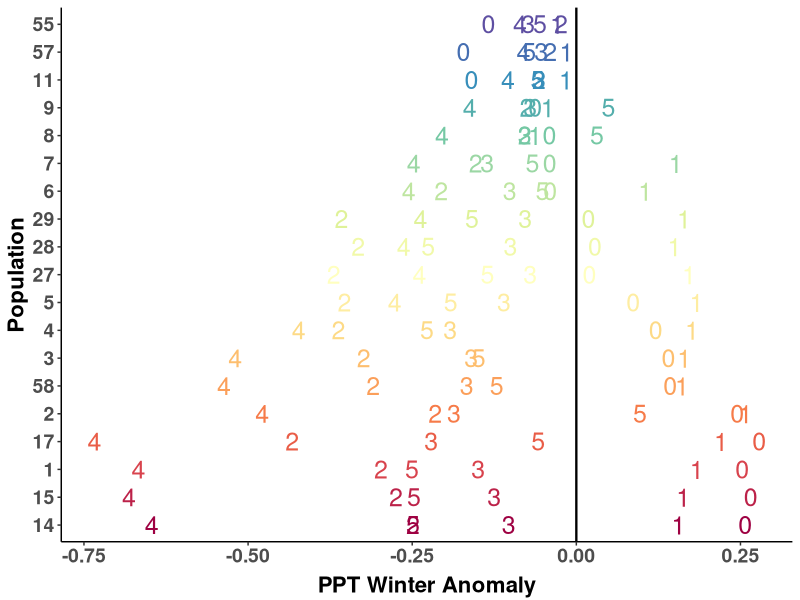
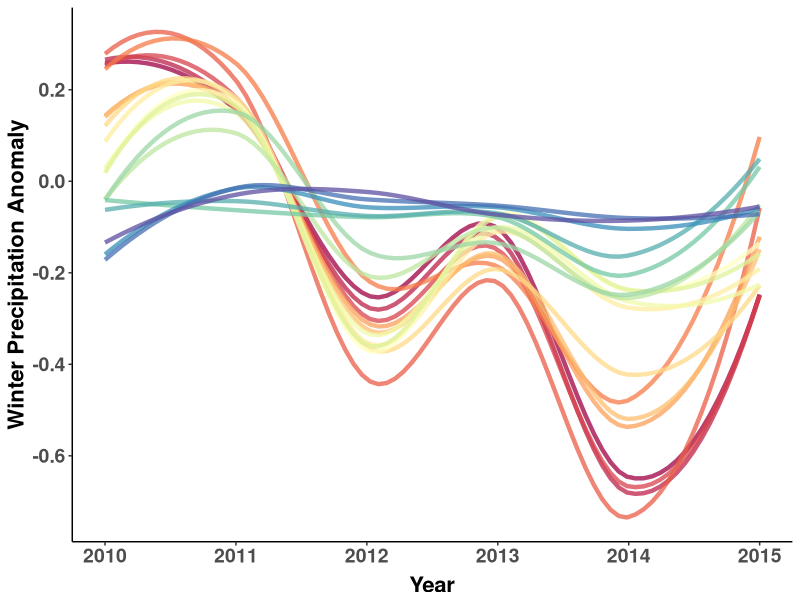
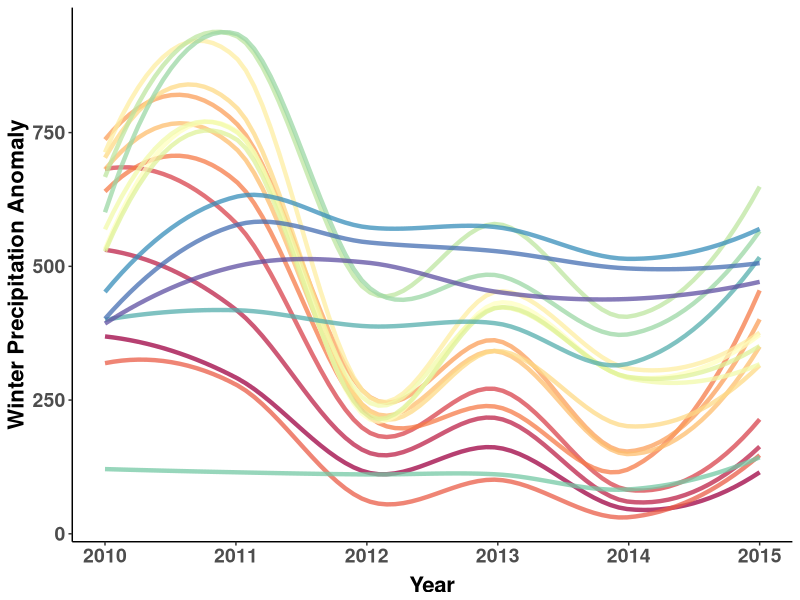
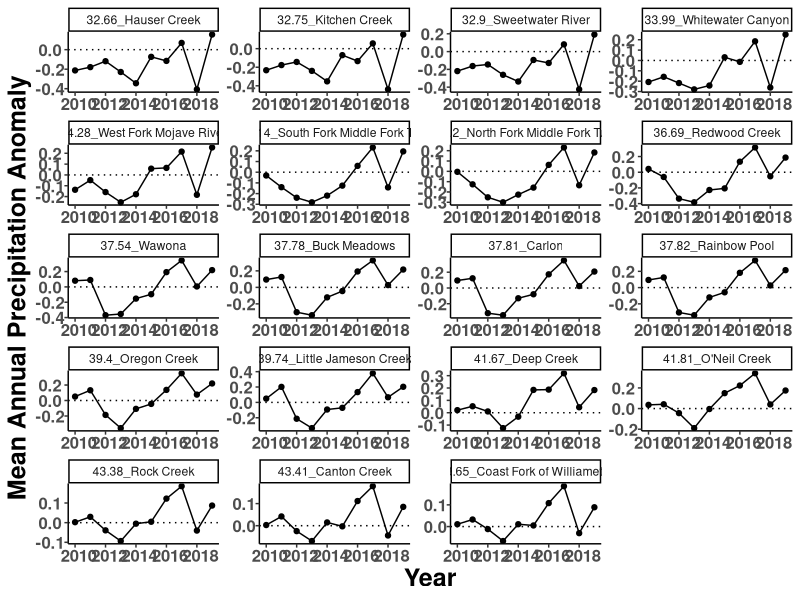
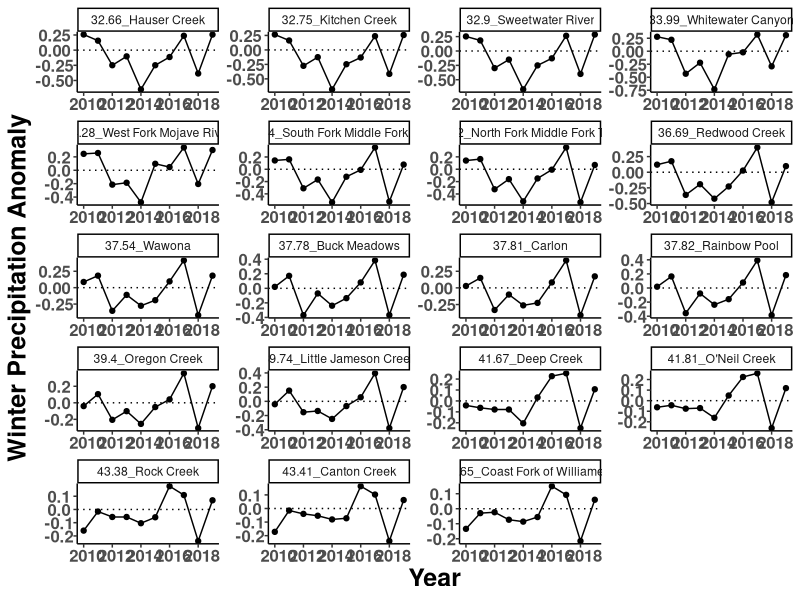
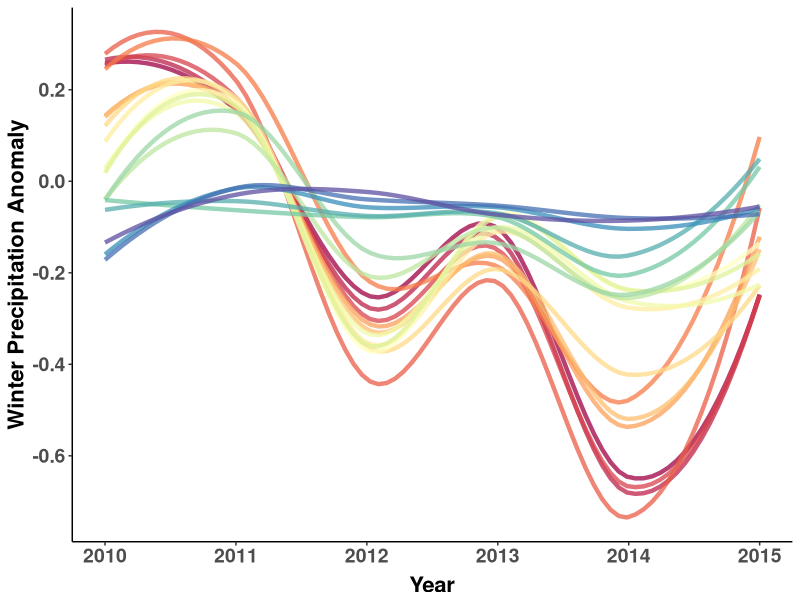
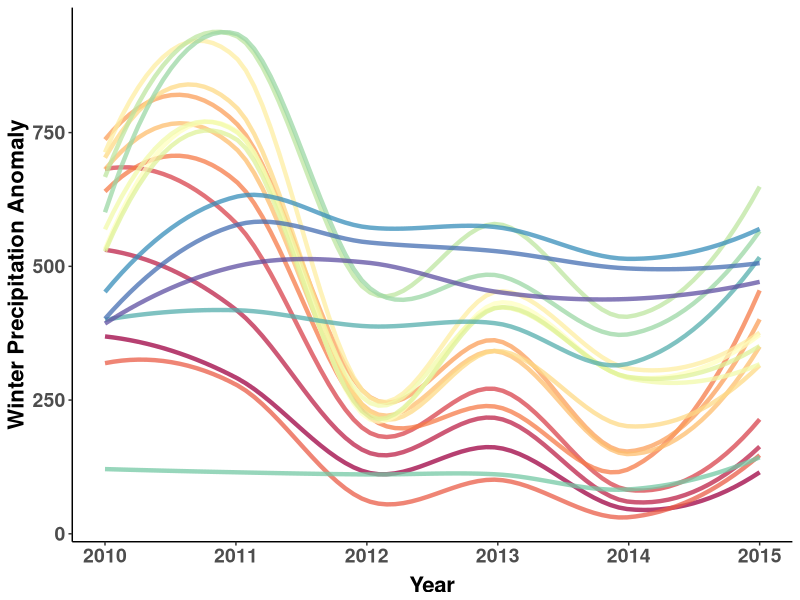
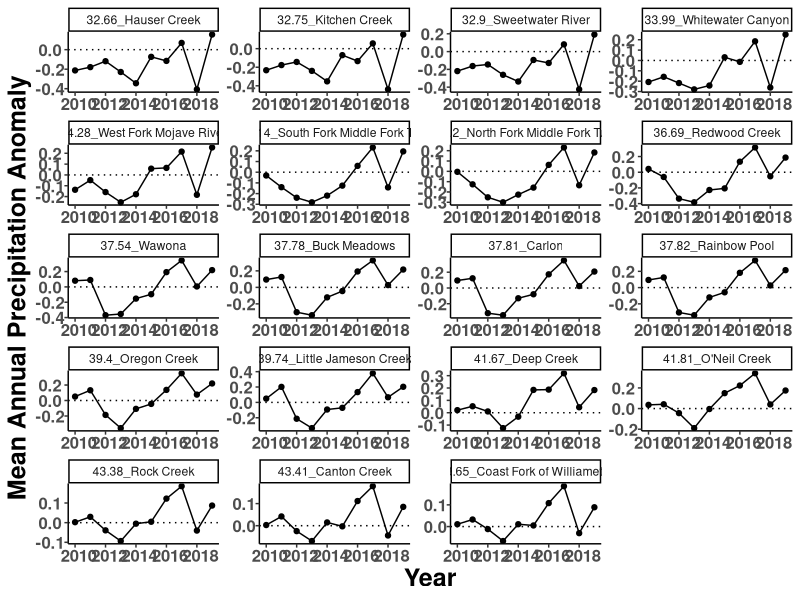

R code for these plots, in order:
##################################################################################
## Daniel Anstett
## Some timeseries of weather and weather anomaly for each demography site
## 
## Last Modified January 22, 2020
###################################################################################
theme_ci <- function(){ 
  theme_classic() %+replace%    #replace elements we want to change
    theme(axis.text.x = element_text(size = 12, face = "bold", angle = 0,hjust = 0.4, vjust = 0.7), 
          axis.title = element_text(size = 18, face = "bold"), 
          axis.text.y = element_text(size = 12, face = "bold"))
          #strip.background = element_blank(),strip.text.x = element_text(size = 16, face = "bold"))
}
###################################################################################
#Load Libraries
library(tidyverse)
library(RColorBrewer)


#*******************************************************************************
### 1. Read in climate data
#*******************************************************************************

#Import weather data
wna2 <- read_csv("data/climate_data/demo_weather_wateryear.csv")  %>% filter(Paper_ID!=12)
wna2 <- wna2 %>% #Selects MAT, MAP, CMD,
  select(Site,Paper_ID,Latitude,Longitude,Year,MAT.weath=MAT,MAP.weath=MAP,CMD.weath=CMD) %>%  
  mutate(log.MAP.weath = log10(MAP.weath)) #Take log of MAP
#separate(ID_Year1, into = c("Site", "Year"), sep = "_") #makes site/year variable
wna2$Site <- as.factor(wna2$Site) ; wna2$Year <- as.numeric(wna2$Year) #define variables

#Import weather anomaly data
anom <- read_csv("data/climate_data/climate_anomaly_yearly.csv") %>% filter(Paper_ID!=12)

#Make Lat.Site Variable
wna2.site <- wna2 
wna2.site$Latitude <- round(wna2.site$Latitude ,digit=2) 
wna2.site <- wna2.site %>% unite(col=Lat.Site,c("Latitude","Site"),sep="_") %>% select(Lat.Site)
wna2 <- cbind(wna2,wna2.site)

anom.site <- anom 
anom.site$Latitude <- round(anom.site$Latitude ,digit=2) 
anom.site <- anom.site %>% unite(col=Lat.Site,c("Latitude","Site"),sep="_") %>% select(Lat.Site)
anom <- cbind(anom,anom.site)


#Import weather anomaly data
seasonal <- read_csv("data/climate_data/climate_seasonal.csv") %>% filter(Paper_ID!=12)

seasonal.site <- seasonal 
seasonal.site$Latitude <- round(seasonal.site$Latitude ,digit=2) 
seasonal.site <- seasonal.site %>% unite(col=Lat.Site,c("Latitude","Site"),sep="_") %>% select(Lat.Site)
seasonal <- cbind(seasonal,seasonal.site)




#*******************************************************************************
### 2. Visualize drought anomaly
#*******************************************************************************

#Make populations appear in latitudinal order, filter year range
anom_year<-anom %>% mutate(Site.Lat=paste(Latitude,Paper_ID,sep="_")) %>% filter(Year<2016)
anom_year$Paper_ID<-as.factor(anom_year$Paper_ID) 
anom_year$Paper_ID<-factor(anom_year$Paper_ID,levels=c("55","57","11","9","8","7","6","29","28","27",
                                                       "5","4","3","58","2","17","1","15","14"))
#
Site.label<-c("43.6517_55"="55",
              "43.4137_57"="57",
              "43.37876_11"="11",
              "41.80979_9"="9",
              "41.66546_8"="8",
              "39.74298_7"="7",
              "39.39704_6"="6",
              "37.81878_29"="29",
              "37.81006_28"="28",
              "37.77722_27"="27",
              "37.53822_5"="5",
              "36.68952_4"="4",
              "36.20081_3"="3",
              "36.13756_58"="58",
              "34.28425_2"="2",
              "33.99329_17"="17",
              "32.89913_1"="1",
              "32.75206_15"="15",
              "32.65822_14"="14")


# N-S color gradient
lat_cols=colorRampPalette(brewer.pal(11,"Spectral"))
n.sites <- length(unique(anom_year$Paper_ID))
color.list <- lat_cols(n.sites)

anom_year$Paper_ID <- as.character(anom_year$Paper_ID)
#Use ggplot to generate plot with all required formating
ppt_wt_lat<-ggplot(anom_year, aes(x=Site.Lat, y=PPT_wt.anom, shape=factor(Year), col=factor(Paper_ID)))+ 
  geom_point(aes(fill=Paper_ID), size =6)+
  scale_shape_manual(values=c(48:53))+
  scale_y_continuous(name="PPT Winter Anomaly")+
  xlab("Population")+
  geom_hline(yintercept = 0, color="black", size=0.8)+
  coord_flip()+
  scale_color_manual(values= c("55"="#5E4FA2",
                               "57"="#456EB1",
                               "11"="#378EBA",
                               "9"="#54AEAC",
                               "8"="#75C8A4",
                               "7"="#9BD7A4",
                               "6"="#BEE5A0",
                               "29"="#DFF299",
                               "28"="#F1F9A9",
                               "27"="#FFFFBF",
                               "5"="#FEEDA2",
                               "4"="#FDDA86",
                               "3"="#FDBE6E",
                               "58"="#FB9F5A",
                               "2"="#F67B49",
                               "17"="#E95D47",
                               "1"="#D8434D",
                               "15"="#BC2249",
                               "14"="#9E0142"))+theme_classic()
ppt_wt_lat<-ppt_wt_lat + theme(legend.position = "none",
                               axis.title.x=element_text(size=16,vjust = 0, face="bold",hjust=0.5),
                               #axis.ticks.x = element_blank(),
                               axis.text.x = element_text(size=14, face="bold", angle=0,hjust=0.5),
                               axis.text.y = element_text(size=14,face="bold"),
                               axis.title.y = element_text(size=16,vjust = 1, face="bold",hjust=0.5))+
  scale_x_discrete(labels=Site.label)
ppt_wt_lat

#ggsave("graphs/Climate/PPT_wt_pop.pdf",width=6, height = 8, units = "in")

 
# plot Year vs. PPT_wt anom
PPT_wt_plot<-ggplot() + 
  geom_line(stat="smooth",data = anom_year, aes(y = PPT_wt.anom, x = Year, 
        group=Latitude,col=factor(Paper_ID)), alpha=0.75,linewidth = 1.5,se=FALSE) + 
  xlab("Year") + 
  ylab("Winter Precipitation Anomaly") +
  theme_classic()+
  #scale_color_manual(values = lat_cols) +
  scale_color_manual(values= c("55"="#5E4FA2",
                               "57"="#456EB1",
                               "11"="#378EBA",
                               "9"="#54AEAC",
                               "8"="#75C8A4",
                               "7"="#9BD7A4",
                               "6"="#BEE5A0",
                               "29"="#DFF299",
                               "28"="#F1F9A9",
                               "27"="#FFFFBF",
                               "5"="#FEEDA2",
                               "4"="#FDDA86",
                               "3"="#FDBE6E",
                               "58"="#FB9F5A",
                               "2"="#F67B49",
                               "17"="#E95D47",
                               "1"="#D8434D",
                               "15"="#BC2249",
                               "14"="#9E0142"))#+
  #scale_y_discrete(breaks=seq(2010,2016,2))
  #scale_x_discrete(breaks=c(2010,2012,2014,2016)) 
PPT_wt_plot<-PPT_wt_plot + theme(legend.position = "none",
                                 axis.title.x=element_text(size=16,vjust = 0, face="bold",hjust=0.5),
                                 axis.text.x = element_text(size=14, face="bold", angle=0,hjust=0.5),
                                 axis.text.y = element_text(size=14,face="bold"),
                                 axis.title.y = element_text(size=16,vjust = 1, face="bold",hjust=0.5))#+
  #scale_x_discrete(labels=Site.label)
PPT_wt_plot
ggsave("Graphs/Climate/PPT_wt_anomaly.pdf",width=6, height = 8, units = "in")




#*******************************************************************************
### 3. Visualize climate variables
#*******************************************************************************

#Make populations appear in latitudinal order, filter year range
seasonal_year<-seasonal %>% mutate(Site.Lat=paste(Latitude,Paper_ID,sep="_")) %>% filter(Year<2016)
seasonal_year$Paper_ID<-as.factor(seasonal_year$Paper_ID) 
seasonal_year$Paper_ID<-factor(seasonal_year$Paper_ID,levels=c("55","57","11","9","8","7","6","29","28","27",
                                                       "5","4","3","58","2","17","1","15","14"))



# plot Year vs. PPT_wt anom
PPT_wt_plot<-ggplot() + 
  geom_line(stat="smooth",data = seasonal_year, aes(y = PPT_wt, x = Year, 
                                                group=Latitude,col=factor(Paper_ID)), alpha=0.75,linewidth = 1.5,se=FALSE) + 
  xlab("Year") + 
  ylab("Winter Precipitation Anomaly") +
  theme_classic()+
  #scale_color_manual(values = lat_cols) +
  scale_color_manual(values= c("55"="#5E4FA2",
                               "57"="#456EB1",
                               "11"="#378EBA",
                               "9"="#54AEAC",
                               "8"="#75C8A4",
                               "7"="#9BD7A4",
                               "6"="#BEE5A0",
                               "29"="#DFF299",
                               "28"="#F1F9A9",
                               "27"="#FFFFBF",
                               "5"="#FEEDA2",
                               "4"="#FDDA86",
                               "3"="#FDBE6E",
                               "58"="#FB9F5A",
                               "2"="#F67B49",
                               "17"="#E95D47",
                               "1"="#D8434D",
                               "15"="#BC2249",
                               "14"="#9E0142"))#+
#scale_y_discrete(breaks=seq(2010,2016,2))
#scale_x_discrete(breaks=c(2010,2012,2014,2016)) 
PPT_wt_plot<-PPT_wt_plot + theme(legend.position = "none",
                                 axis.title.x=element_text(size=16,vjust = 0, face="bold",hjust=0.5),
                                 axis.text.x = element_text(size=14, face="bold", angle=0,hjust=0.5),
                                 axis.text.y = element_text(size=14,face="bold"),
                                 axis.title.y = element_text(size=16,vjust = 1, face="bold",hjust=0.5))#+
#scale_x_discrete(labels=Site.label)
PPT_wt_plot
ggsave("Graphs/Climate/PPT_wt_pop.pdf",width=6, height = 8, units = "in")






#*******************************************************************************
### 4. Make climate timeseries
#*******************************************************************************

#Plot MAP anomaly
ggplot(anom, aes(x=Year, y=MAP.anom))+
  geom_point()+ geom_line()+ ylab("Mean Annual Precipitation Anomaly") +
  scale_x_continuous(breaks=c(2010,2012,2014,2016,2018))+
  geom_hline(yintercept=0, linetype="dotted") +
  facet_wrap(~Lat.Site, scale="free", nrow=5) + #theme_classic() #+
theme_ci()#+
#theme(strip.background = element_blank(), strip.text.x = element_blank(),
#     legend.title = element_blank())

ggsave("graphs/Climate/MAP_time.pdf",width=12, height = 8, units = "in")


#Plot PPT_wt anomaly
ggplot(anom, aes(x=Year, y=PPT_wt.anom))+
  geom_point()+ geom_line()+ ylab("Winter Precipitation Anomaly") +
  scale_x_continuous(breaks=c(2010,2012,2014,2016,2018))+
  geom_hline(yintercept=0, linetype="dotted") +
  facet_wrap(~Lat.Site, scale="free", nrow=5) + #theme_classic() #+
  theme_ci()#+
ggsave("graphs/Climate/PPT_wt_time.pdf",width=12, height = 8, units = "in")
